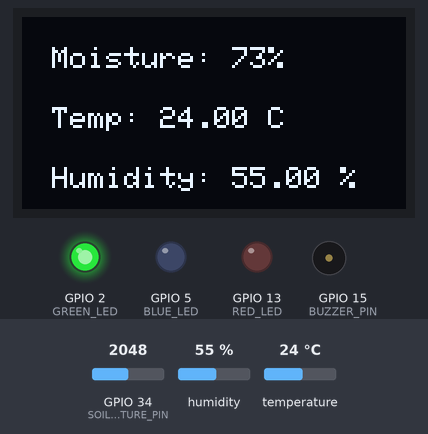
Simulated run of this sketch. Board: ESP32. On the bench: 128×64 one-colour display, output pins drawn as LEDs (lit = HIGH), buzzer (waves = sounding, pin HIGH). The inputs (shaded band) are chosen by the test bench; at power-on: temperature 24 °C, GPIO 34 (SOIL_MOISTURE_PIN) = 2048, humidity 55 %. WiFi joins after 1.5 s; servers stay silent unless stated; what the sketch prints to the serial monitor is not drawn.

Above: at 3.0 s.
3.1 s: temperature set to 21 °C
At 4.9 s:
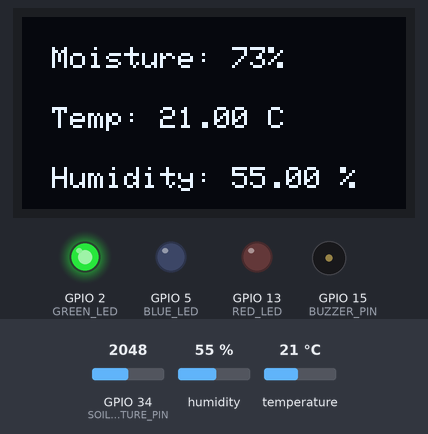
5.5 s: temperature set to 18 °C
At 6.6 s:
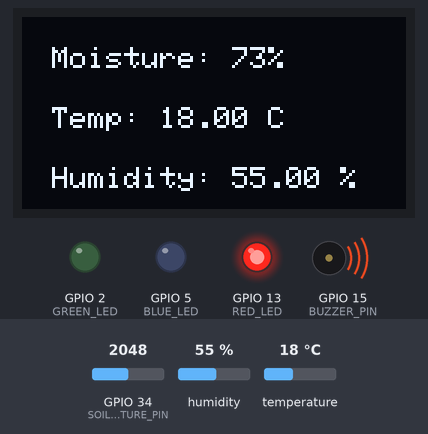
7.6 s: GPIO 34 (SOIL_MOISTURE_PIN) set to 2866
At 8.3 s:
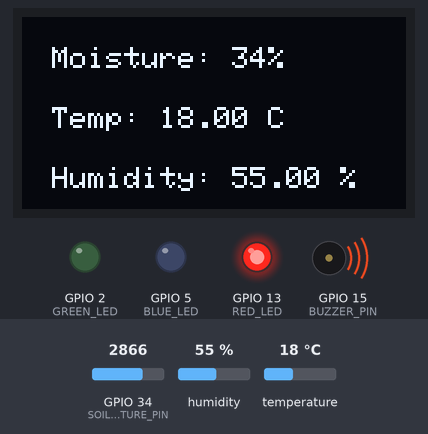
9.2 s: temperature set to 28 °C
At 11.0 s:
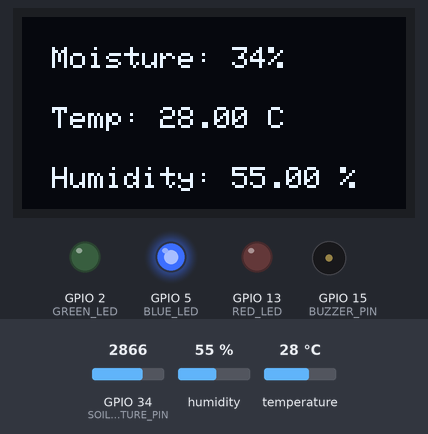
11.9 s: GPIO 34 (SOIL_MOISTURE_PIN) set to 3040
At 12.8 s:
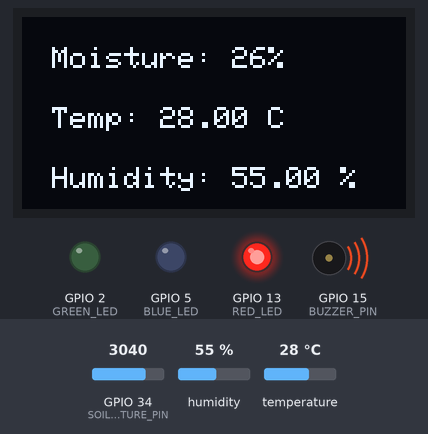
13.5 s: humidity set to 22 %
At 15.4 s:
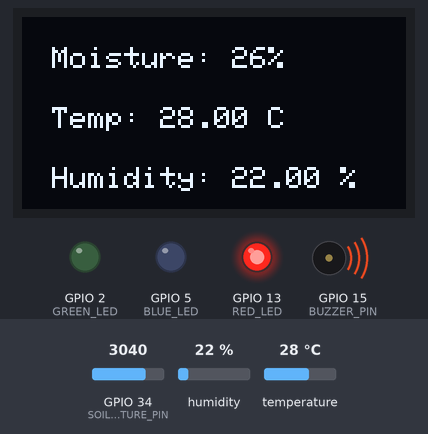
Timing chart, 0 to 16.9 s (numbered marks = the images above; inputs shaded):
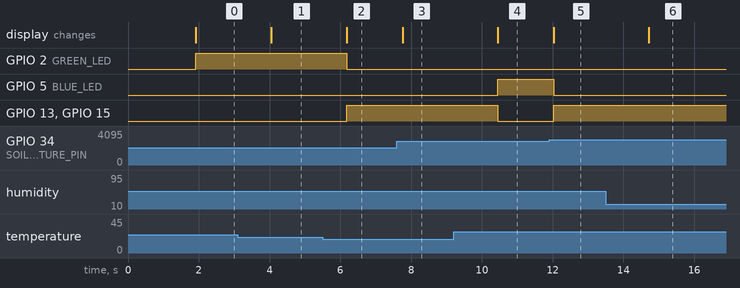

Measured:
- the behaviour switches between 20 and 19 °C on temperature (found by bisection; images 1 and 2)
- the behaviour switches between 2970 and 2971 on GPIO 34 (SOIL_MOISTURE_PIN) (found by bisection; images 4 and 5)
- after the input at 3.1 s, the display: changes after 0.94 s (image 1)
- after the input at 5.5 s, GPIO 2 (GREEN_LED): HIGH → LOW after 0.68 s; GPIO 13 (RED_LED), GPIO 15 (BUZZER_PIN): LOW → HIGH after 0.68 s; the display: changes after 0.68 s (image 2)
- after the input at 7.6 s, the display: changes after 0.16 s (image 3)
- after the input at 9.2 s, GPIO 5 (BLUE_LED): LOW → HIGH after 1.2 s; GPIO 13 (RED_LED), GPIO 15 (BUZZER_PIN): HIGH → LOW after 1.2 s; the display: changes after 1.2 s (image 4)
- after the input at 11.9 s, GPIO 5 (BLUE_LED): HIGH → LOW after 0.13 s; GPIO 13 (RED_LED), GPIO 15 (BUZZER_PIN): LOW → HIGH after 0.13 s; the display: changes after 0.13 s (image 5)
- after the input at 13.5 s, the display: changes after 1.2 s (image 6)

The sketch:

IoT_Prject.ino
```cpp
/********* Blynk & WiFi CONFIG *********/
#define BLYNK_TEMPLATE_ID "TMPL3lP8gAaJK"
#define BLYNK_TEMPLATE_NAME "Smart Plant Monitoring System"
#define BLYNK_AUTH_TOKEN "0Us-gxc4NTeMEIGsBirH-7vFfiRBzxcy"

#define BLYNK_FIRMWARE_VERSION "1.0.0"

#include <WiFi.h>
#include <BlynkSimpleEsp32.h>

/********* OLED & SENSOR INCLUDES *********/
#include <Wire.h>
#include <Adafruit_GFX.h>
#include <Adafruit_SSD1306.h>
#include <DHT.h>

// OLED CONFIG
#define SCREEN_WIDTH 128
#define SCREEN_HEIGHT 64
Adafruit_SSD1306 display(SCREEN_WIDTH, SCREEN_HEIGHT, &Wire, -1);

// PINS
#define SOIL_MOISTURE_PIN 34
#define DHT_PIN           4
#define DHT_TYPE          DHT11
#define BUZZER_PIN        15

// 3 Separate LEDs
#define RED_LED    13
#define GREEN_LED  2
#define BLUE_LED   5

DHT dht(DHT_PIN, DHT_TYPE);

// Calibration (UPDATE AFTER TESTING)
int dryValue = 3600;   // sensor reading in dry soil
int wetValue = 1500;   // sensor reading in wet soil

// WiFi credentials
char ssid[] = "YOUR_WIFI_SSID";
char pass[] = "YOUR_WIFI_PASSWORD";

// Blynk timer
BlynkTimer timer;

/********* HELPER: LED COLOR *********/
void setColor(bool red, bool green, bool blue) {
  digitalWrite(RED_LED,   red   ? HIGH : LOW);
  digitalWrite(GREEN_LED, green ? HIGH : LOW);
  digitalWrite(BLUE_LED,  blue  ? HIGH : LOW);
}

/********* SEND DATA TO BLYNK *********/
void sendToBlynk() {
  int rawMoisture = analogRead(SOIL_MOISTURE_PIN);
  int moisturePercentage = map(rawMoisture, dryValue, wetValue, 0, 100);
  moisturePercentage = constrain(moisturePercentage, 0, 100);

  float temperature = dht.readTemperature();
  float humidity    = dht.readHumidity();

  if (isnan(temperature) || isnan(humidity)) {
    Serial.println("DHT11 ERROR (Blynk send)!");
    return;
  }

  // Send to Blynk virtual pins
  Blynk.virtualWrite(V0, moisturePercentage);  // Soil moisture %
  Blynk.virtualWrite(V1, temperature);         // Temperature °C
  Blynk.virtualWrite(V2, humidity);            // Humidity %
}

/********* SETUP *********/
void setup() {
  Serial.begin(115200);
  dht.begin();

  pinMode(SOIL_MOISTURE_PIN, INPUT);
  pinMode(BUZZER_PIN, OUTPUT);
  pinMode(RED_LED, OUTPUT);
  pinMode(GREEN_LED, OUTPUT);
  pinMode(BLUE_LED, OUTPUT);

  // OLED init
  if (!display.begin(SSD1306_SWITCHCAPVCC, 0x3C)) {
    Serial.println("OLED not found!");
    while (1);
  }
  display.clearDisplay();
  display.display();
  Serial.println("System Ready!");

  // Connect to WiFi + Blynk
  Blynk.begin(BLYNK_AUTH_TOKEN, ssid, pass);

  // Call sendToBlynk every 2 seconds
  timer.setInterval(2000L, sendToBlynk);  // 2000 ms = 2s[web:39]
}

/********* MAIN LOOP *********/
void loop() {
  Blynk.run();
  timer.run();

  // Read soil moisture
  int rawMoisture = analogRead(SOIL_MOISTURE_PIN);
  Serial.print("Raw Moisture Value: ");
  Serial.println(rawMoisture);

  int moisturePercentage = map(rawMoisture, dryValue, wetValue, 0, 100);
  moisturePercentage = constrain(moisturePercentage, 0, 100);

  // Read DHT11
  float temperature = dht.readTemperature();
  float humidity    = dht.readHumidity();

  if (isnan(temperature) || isnan(humidity)) {
    Serial.println("DHT11 ERROR!");
    display.clearDisplay();
    display.setTextSize(1);
    display.setTextColor(WHITE);
    display.setCursor(0, 20);
    display.print("DHT ERROR!");
    display.display();
    delay(2000);
    return;
  }

  Serial.print("Moisture: ");
  Serial.print(moisturePercentage);
  Serial.println("%");

  Serial.print("Temperature: ");
  Serial.print(temperature);
  Serial.println(" C");

  Serial.print("Humidity: ");
  Serial.print(humidity);
  Serial.println("%");

  // Update OLED
  display.clearDisplay();
  display.setTextSize(1);
  display.setTextColor(WHITE);

  display.setCursor(10, 10);
  display.print("Moisture: ");
  display.print(moisturePercentage);
  display.println("%");

  display.setCursor(10, 30);
  display.print("Temp: ");
  display.print(temperature);
  display.println(" C");

  display.setCursor(10, 50);
  display.print("Humidity: ");
  display.print(humidity);
  display.println(" %");

  display.display();

  // Thresholds
  bool tempBad         = (temperature < 20 || temperature > 30);
  bool moistTooDry     = (moisturePercentage < 30);
  bool moistGettingDry = (moisturePercentage >= 30 && moisturePercentage < 40);
  bool moistGood       = (moisturePercentage >= 40 && moisturePercentage <= 80);
  bool moistTooWet     = (moisturePercentage > 80);

  // LED & Buzzer logic
  if (moistTooDry || moistTooWet || tempBad) {
    setColor(true, false, false);   // RED
    digitalWrite(BUZZER_PIN, HIGH);
  }
  else if (moistGettingDry && !tempBad) {
    setColor(false, false, true);   // BLUE
    digitalWrite(BUZZER_PIN, LOW);
  }
  else if (moistGood && !tempBad) {
    setColor(false, true, false);   // GREEN
    digitalWrite(BUZZER_PIN, LOW);
  }
  else {
    setColor(false, false, true);   // BLUE
    digitalWrite(BUZZER_PIN, LOW);
  }

  delay(500);  // small delay; main timing for Blynk is via timer
}
```
